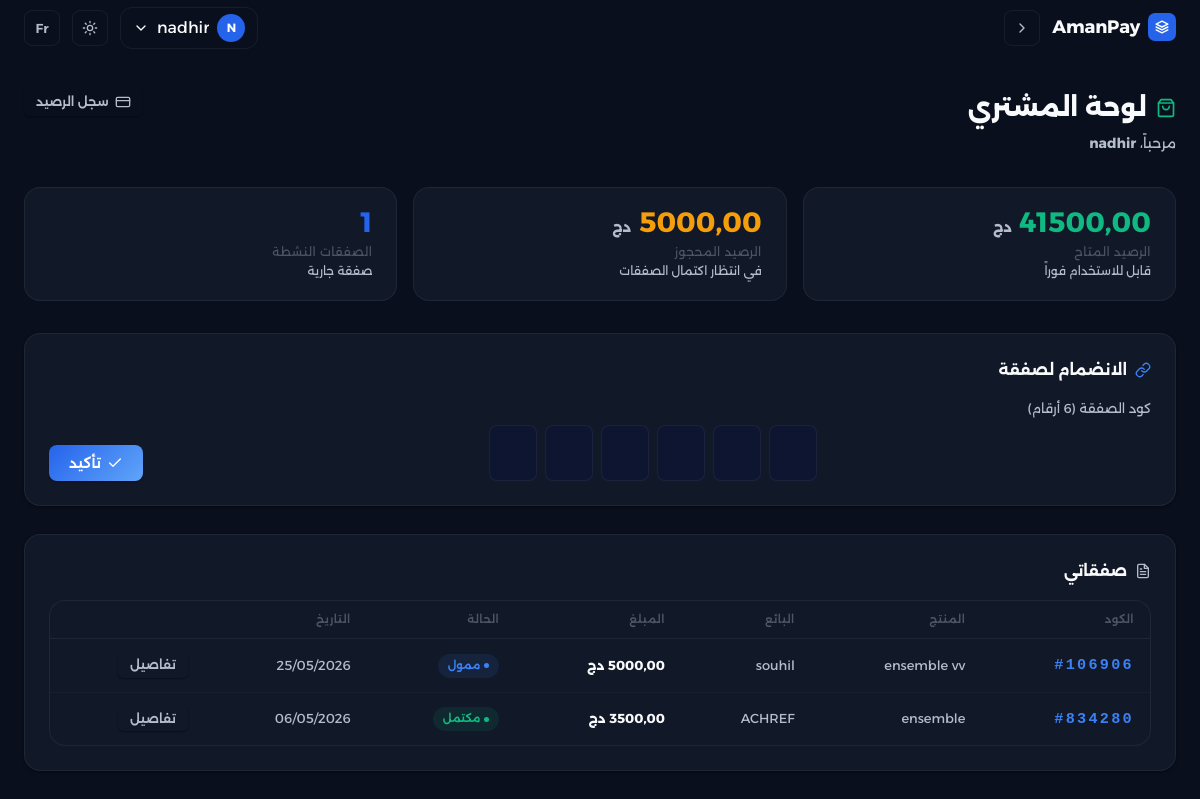
The app's page /dashboard/buyer/ (signed in), older data.
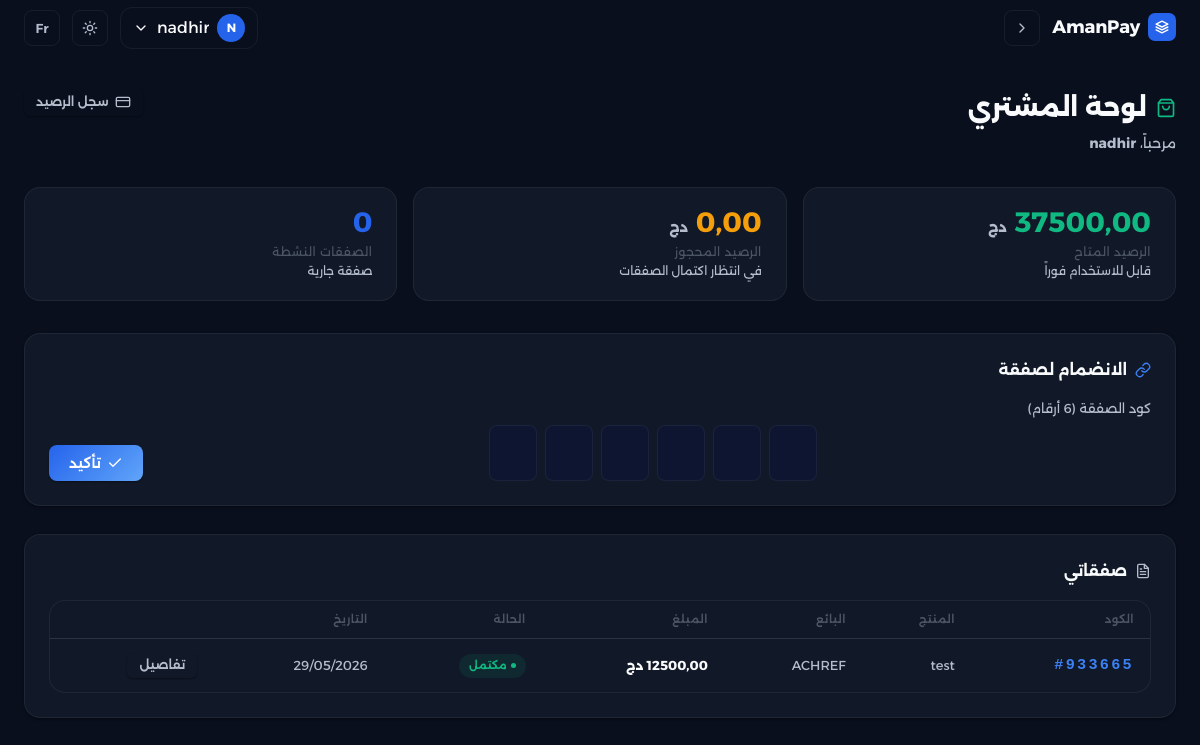
The same page, newer data.
### accounts/models.py (models this page shows, shortened)
class Wallet(models.Model):
    user = models.OneToOneField(
        User,
        on_delete=models.CASCADE,
        related_name='wallet',
        verbose_name=_('المستخدم'),
    )
    balance = models.DecimalField(
        max_digits=12,
        decimal_places=2,
        default=50000,
        verbose_name=_('الرصيد'),
    )
    frozen_balance = models.DecimalField(
        max_digits=12,
        decimal_places=2,
        default=0,
        verbose_name=_('الرصيد المجمد'),
    )
    class Meta:
        verbose_name = _('محفظة')
        verbose_name_plural = _('المحافظ')
    @property
    def available_balance(self):
        return self.balance - self.frozen_balance

class User(AbstractUser):
    class Role(models.TextChoices):
        BUYER = 'BUYER', _('مشتري')
        SELLER = 'SELLER', _('بائع')
        DELIVERY = 'DELIVERY', _('شركة توصيل')
    role = models.CharField(
        max_length=10,
        choices=Role.choices,
        verbose_name=_('الدور'),
    )
    phone = models.CharField(
        max_length=20,
        blank=True,
        verbose_name=_('رقم الهاتف'),
    )
    store_name = models.CharField(
        max_length=150,
        blank=True,
        verbose_name=_('اسم المتجر'),
    )
    store_description = models.TextField(
        blank=True,
        verbose_name=_('وصف المتجر'),
    )
    national_id = models.CharField(
        max_length=18,
        blank=True,
        null=True,
        verbose_name=_('رقم التعريف الوطني'),
    )
    commercial_register = models.CharField(
        max_length=20,
        blank=True,
        null=True,
        verbose_name=_('رقم السجل التجاري'),
    )
    company_name = models.CharField(
        max_length=150,
        blank=True,
        verbose_name=_('اسم شركة التوصيل'),
    )
    company_registration = models.CharField(
        max_length=100,
        blank=True,
        verbose_name=_('رقم تسجيل الشركة'),
    )
    is_verified = models.BooleanField(
        default=False,
        verbose_name=_('موثق'),
    )
    class Meta:
        verbose_name = _('مستخدم')
        verbose_name_plural = _('المستخدمون')

### transactions/models.py (models this page shows, shortened)
class Transaction(models.Model):
    class Status(models.TextChoices):
        PENDING = 'PENDING', _('في الانتظار')
        FUNDED = 'FUNDED', _('ممول')
        SHIPPED = 'SHIPPED', _('تم الشحن')
        DELIVERED = 'DELIVERED', _('تم التسليم')
        COMPLETED = 'COMPLETED', _('مكتمل')
        DISPUTED = 'DISPUTED', _('متنازع عليه')
        REFUNDED = 'REFUNDED', _('مسترجع')
        CANCELLED = 'CANCELLED', _('ملغى')
    code = models.CharField(
        max_length=6,
        unique=True,
        default=_generate_transaction_code,
        editable=False,
        verbose_name=_('كود المعاملة'),
    )
    seller = models.ForeignKey(
        settings.AUTH_USER_MODEL,
        on_delete=models.PROTECT,
        related_name='sales',
        verbose_name=_('البائع'),
    )
    buyer = models.ForeignKey(
        settings.AUTH_USER_MODEL,
        on_delete=models.SET_NULL,
        related_name='purchases',
        null=True,
        blank=True,
        verbose_name=_('المشتري'),
    )
    delivery_company = models.ForeignKey(
        settings.AUTH_USER_MODEL,
        on_delete=models.SET_NULL,
        null=True,
        blank=True,
        related_name='deliveries',
        verbose_name=_('شركة التوصيل'),
    )
    product_name = models.CharField(
        max_length=255,
        verbose_name=_('اسم المنتج'),
    )
    description = models.TextField(
        blank=True,
        verbose_name=_('الوصف'),
    )
    amount = models.DecimalField(
        max_digits=12,
        decimal_places=2,
        verbose_name=_('المبلغ'),
    )
    status = models.CharField(
        max_length=10,
        choices=Status.choices,
        default=Status.PENDING,
        verbose_name=_('الحالة'),
    )
    created_at = models.DateTimeField(auto_now_add=True, verbose_name=_('تاريخ الإنشاء'))
    updated_at = models.DateTimeField(auto_now=True, verbose_name=_('تاريخ التحديث'))
    release_date = models.DateTimeField(
        null=True,
        blank=True,
        verbose_name=_('تاريخ الإفراج عن المبلغ'),
    )
    dispute_reason = models.TextField(
        null=True,
        blank=True,
        verbose_name=_('وصف النزاع'),
    )
    dispute_opened_by = models.ForeignKey(
        settings.AUTH_USER_MODEL,
        on_delete=models.SET_NULL,
        null=True,
        blank=True,
        related_name='disputes_opened',
        verbose_name=_('فاتح النزاع'),
    )
    dispute_opened_at = models.DateTimeField(
        null=True,
        blank=True,
        verbose_name=_('تاريخ فتح النزاع'),
    )
    dispute_acknowledged_at = models.DateTimeField(
        null=True,
        blank=True,
        verbose_name=_('تاريخ الاطلاع على النزاع'),
    )
    dispute_acknowledged_by = models.ForeignKey(
        settings.AUTH_USER_MODEL,
        on_delete=models.SET_NULL,
        null=True,
        blank=True,
        related_name='disputes_acknowledged',
        verbose_name=_('من اطّلع على النزاع'),
    )
    class Meta:
        verbose_name = _('معاملة')
        verbose_name_plural = _('المعاملات')
        ordering = ['-created_at']

### accounts/views.py (the view)
# urls.py: path('dashboard/buyer/', views.buyer_dashboard_view, name='buyer_dashboard'),
@login_required
def buyer_dashboard_view(request):
    from transactions.models import Transaction
    wallet, _created = Wallet.objects.get_or_create(
        user=request.user,
        defaults={'balance': 50000, 'frozen_balance': 0},
    )
    wallet.refresh_from_db()
    transactions = Transaction.objects.filter(buyer=request.user).order_by('-created_at')
    active_count = transactions.filter(status__in=['FUNDED', 'SHIPPED']).count()
    return render(request, 'accounts/buyer_dashboard.html', {
        'transactions': transactions,
        'active_count': active_count,
        'wallet': wallet,
    })

### templates/accounts/buyer_dashboard.html (shortened to what the changed rows need)
{% extends "base.html" %}
{% load i18n %}
{% block content %}
<div class="page-header">
  <div>
    <h1>
      <svg class="icon" viewBox="0 0 24 24" fill="none" stroke="currentColor" stroke-width="2" stroke-linecap="round" stroke-linejoin="round" style="color:var(--green);"><path d="M6 2 3 6v14a2 2 0 0 0 2 2h14a2 2 0 0 0 2-2V6l-3-4z"/><line x1="3" y1="6" x2="21" y2="6"/><path d="M16 10a4 4 0 0 1-8 0"/></svg>
      {% trans "لوحة المشتري" %}
    </h1>
  </div>
</div>
<div class="stats-row">
  <div class="stat-card">
    <div class="stat-value green">
      {{ wallet.available_balance }} <span style="font-size:0.9rem;color:var(--muted-l);">{% trans "دج" %}</span>
    </div>
    <div class="stat-label">{% trans "الرصيد المتاح" %}</div>
    <div class="stat-sublabel">{% trans "قابل للاستخدام فوراً" %}</div>
  </div>
  <div class="stat-card">
    <div class="stat-value blue">{{ active_count|default:"0" }}</div>
    <div class="stat-label">{% trans "الصفقات النشطة" %}</div>
    <div class="stat-sublabel">{% trans "صفقة جارية" %}</div>
  </div>
</div>
<div class="glass p-2">
  {% if transactions %}
    <div class="table-wrapper">
      <table class="data-table">
        <thead>
          <tr>
            <th>{% trans "الكود" %}</th>
            <th>{% trans "المنتج" %}</th>
            <th>{% trans "البائع" %}</th>
            <th>{% trans "المبلغ" %}</th>
            <th>{% trans "الحالة" %}</th>
            <th>{% trans "التاريخ" %}</th>
            <th></th>
          </tr>
        </thead>
        <tbody>
          {% for tx in transactions %}
          <tr>
            <td><span class="tx-code">#{{ tx.code }}</span></td>
            <td>{{ tx.product_name }}</td>
            <td>{{ tx.seller.username }}</td>
            <td><span class="tx-amount">{{ tx.amount }} {% trans "دج" %}</span></td>
            <td><span class="badge badge-{{ tx.status|lower }}">{{ tx.get_status_display }}</span></td>
            <td class="text-muted text-sm">{{ tx.created_at|date:"d/m/Y" }}</td>
            <td><a href="{% url 'transactions:detail' tx.pk %}" class="btn btn-ghost btn-sm">{% trans "تفاصيل" %}</a></td>
          </tr>
          {% endfor %}
        </tbody>
      </table>
    </div>
  {% endif %}
</div>
{% endblock %}

Row changes from the older to the newer data that the page shows:
no longer on this page (row edited): Wallet: available_balance "41500,00"
removed Transaction: code "106906", product_name "ensemble vv", seller.username "souhil", status "ممول", created_at "25/05/2026"
removed Transaction: code "834280", product_name "ensemble", seller.username "ACHREF", amount "3500,00", status "مكتمل", created_at "06/05/2026"
added Transaction: code "933665", product_name "test", seller.username "ACHREF", amount "12500,00", status "مكتمل", created_at "29/05/2026"
Text that changed along with them:
{{ active_count|default:"0" }}: "1" → "0"
